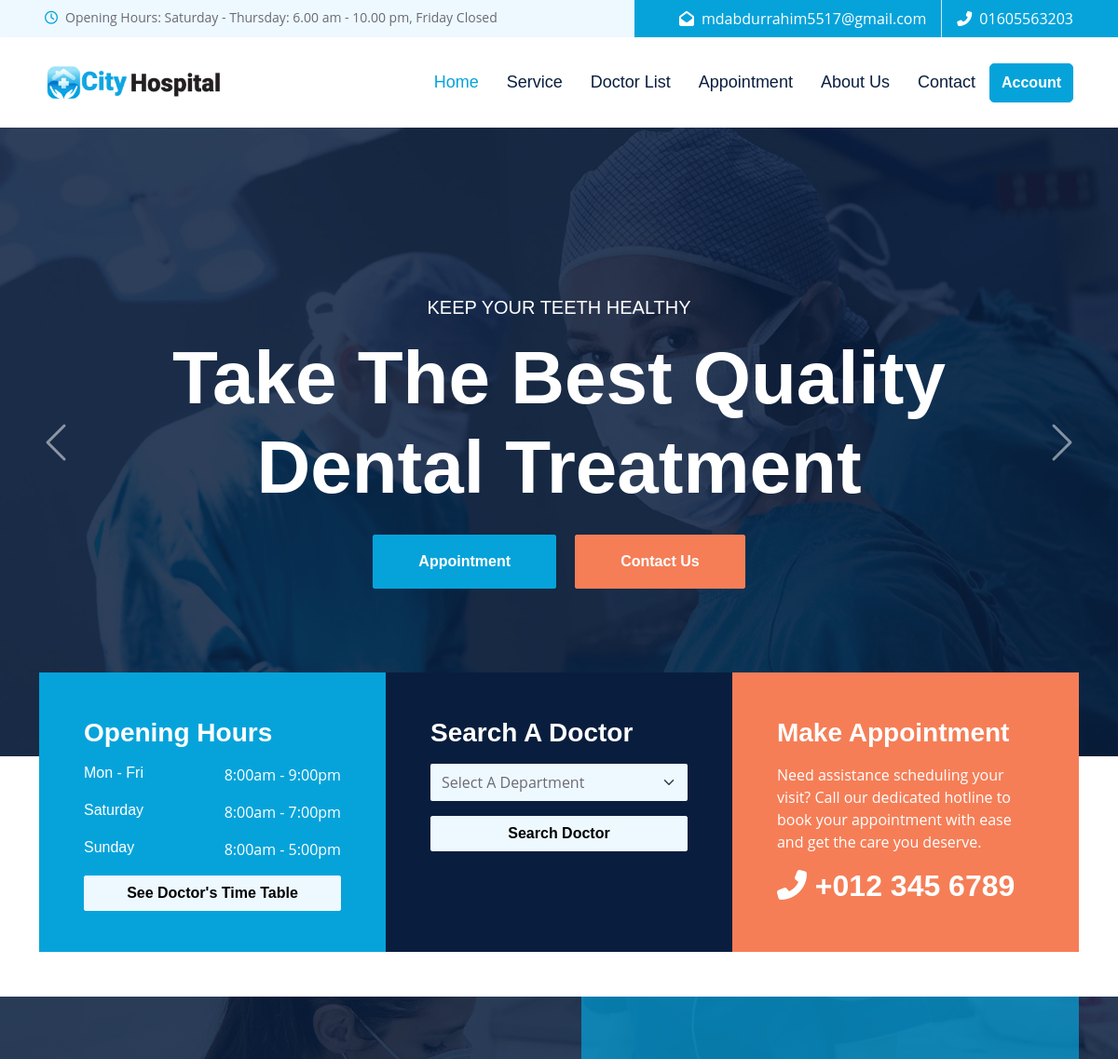
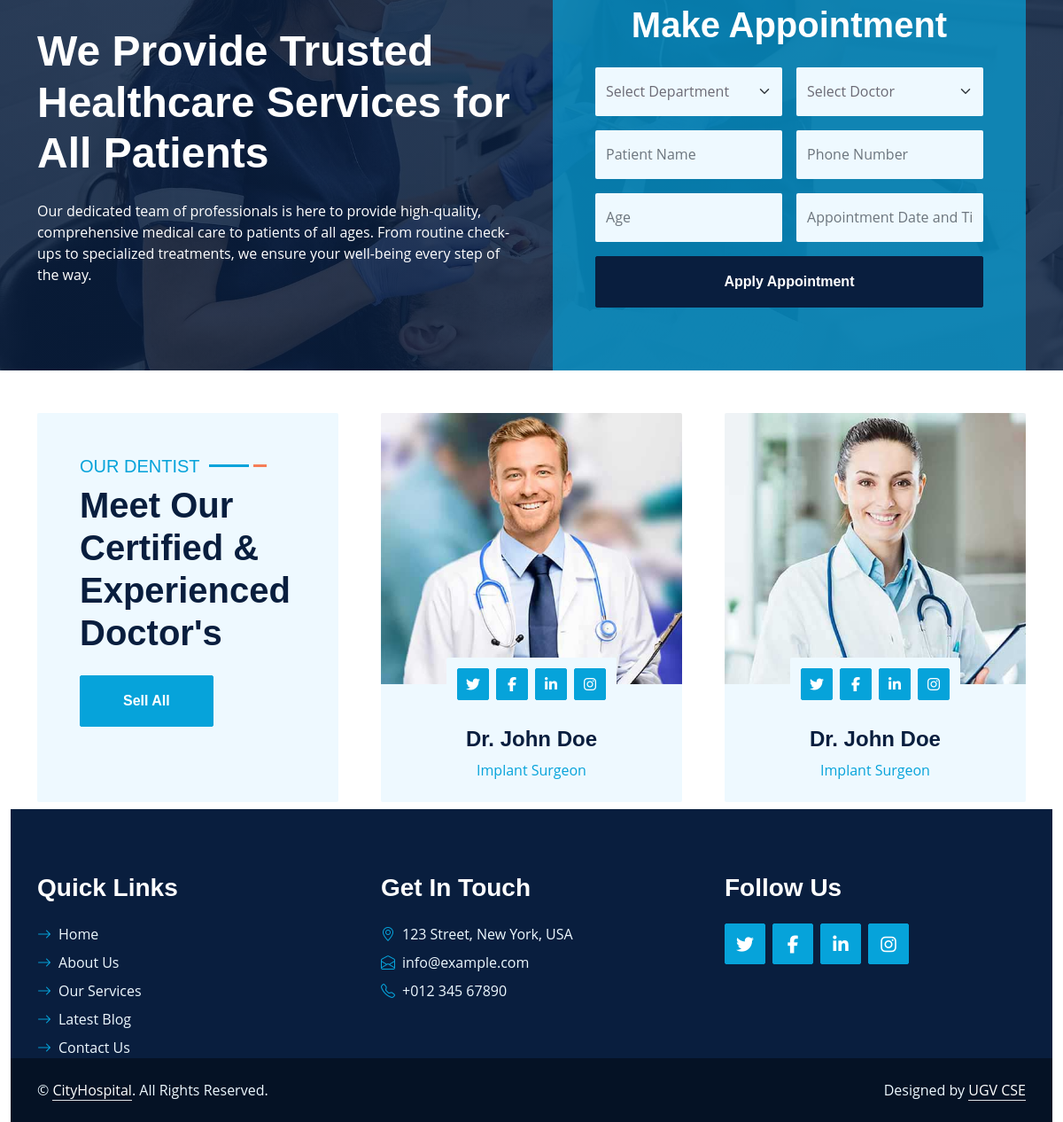
The app's page /, older data (2 pictures, top to bottom).
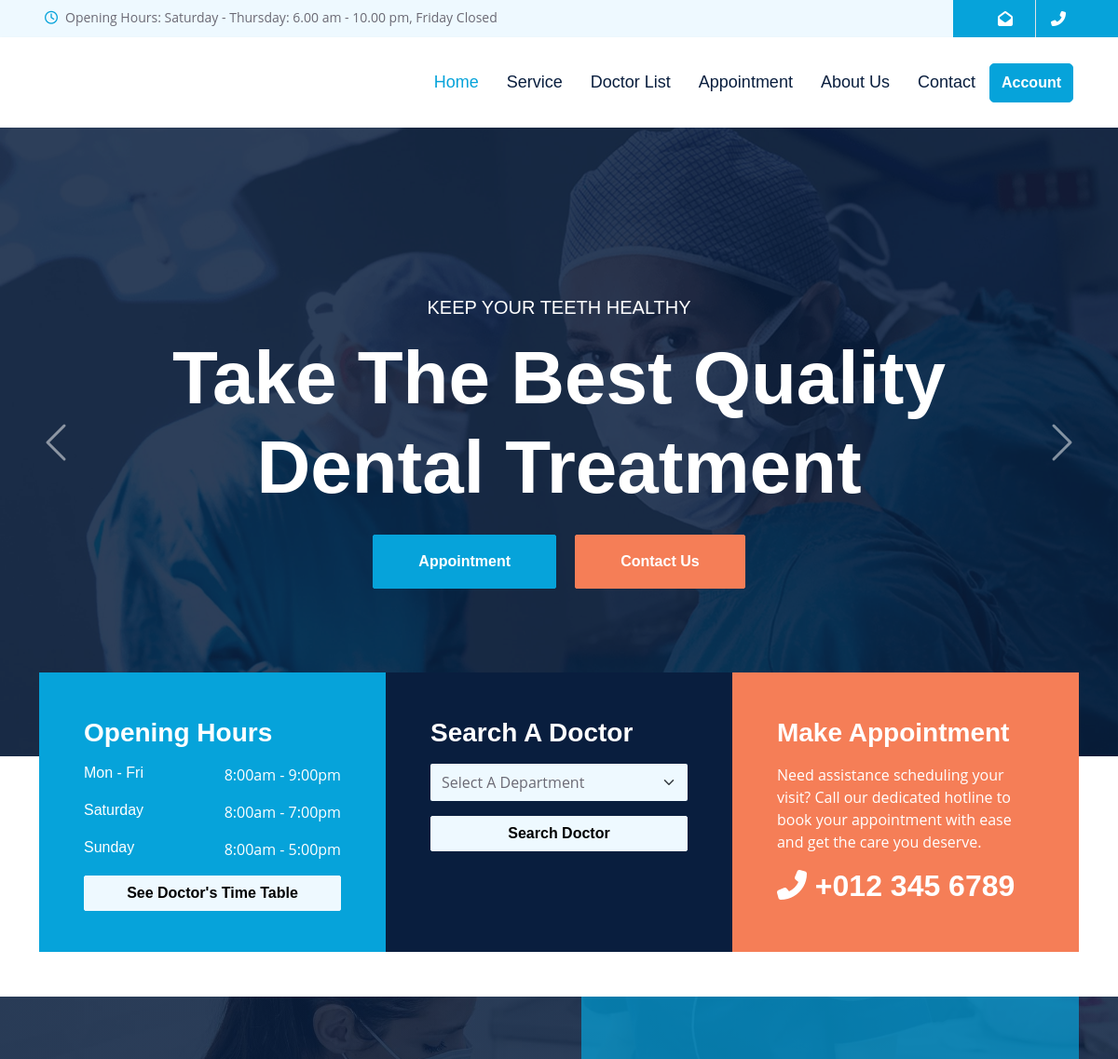
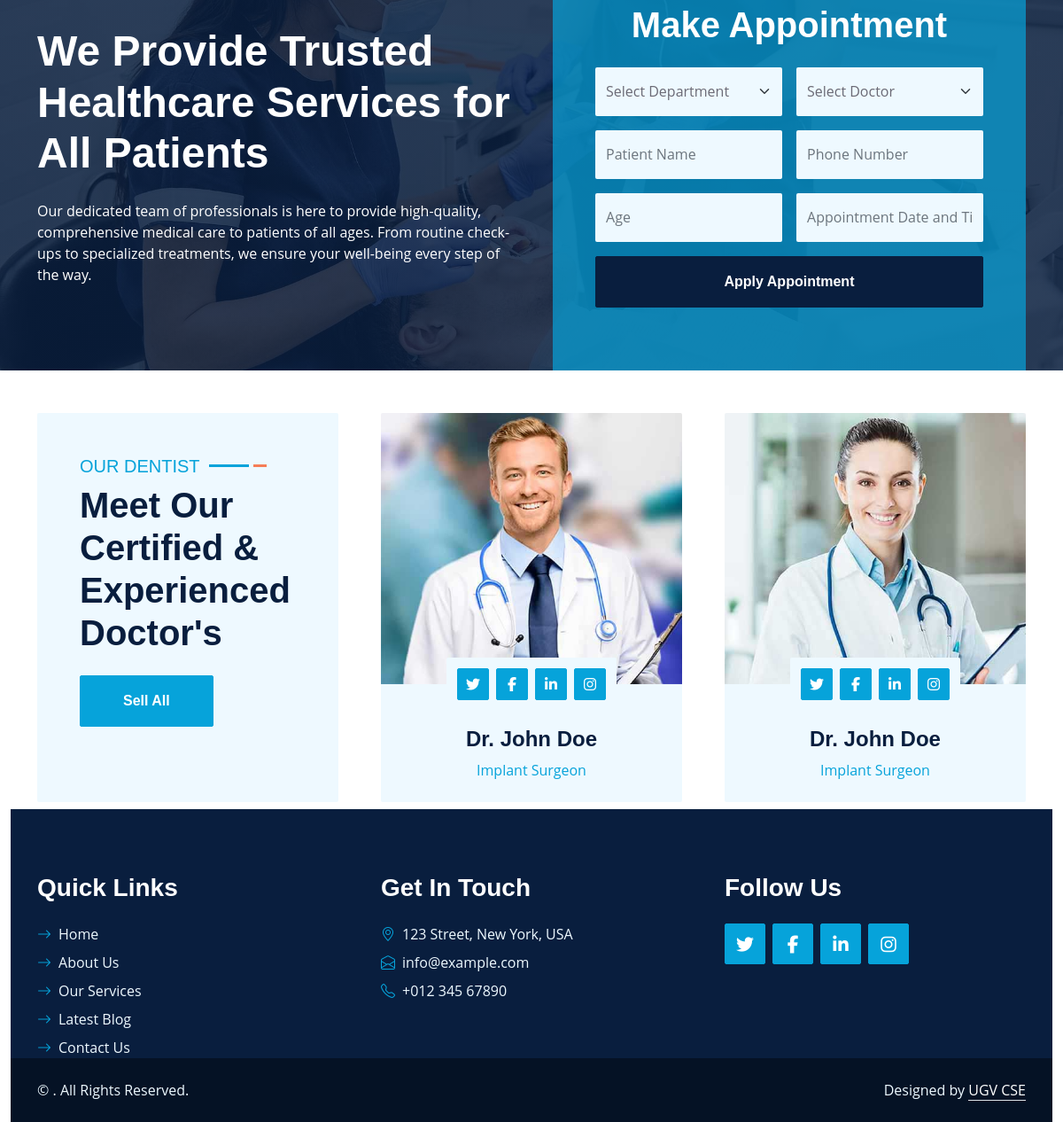
The same page, newer data (2 pictures, top to bottom).
### pms/models.py (models this page shows, shortened)
class SiteInfo(models.Model):
    site_name = models.CharField(max_length=20)
    color_logo = models.ImageField(upload_to='logo/')
    white_logo = models.ImageField(upload_to='logo/')
    email = models.EmailField()
    phone = models.CharField(max_length=14)
    address = models.CharField(max_length=100)
    site_facebook = models.URLField(max_length=100)
    site_x = models.URLField(max_length=100)
    site_instagram = models.URLField(max_length=100)
    site_pinterest = models.URLField(max_length=100)

### pms/views.py (the view)
# urls.py: path('',home,name='home'),
def home(request):
    site_info = SiteInfo.objects.first()  # Get the first (and only) instance
    context = {
        'site_info': site_info,
    }
    return render (request, 'home.html', context)

### pms/context_processors.py (called while the page is built)
def site_information(request):
    site_info = SiteInfo.objects.first()
    return {
        'site_info': site_info
    }

### templates/home.html (shortened to what the changed rows need)
{% extends 'base.html' %}
{% load static %}
{% block content %}
    <div class="container-fluid p-0">
        <div id="header-carousel" class="carousel slide carousel-fade" data-bs-ride="carousel">
            <div class="carousel-inner">
                <div class="carousel-item active">
                    <div class="carousel-caption d-flex flex-column align-items-center justify-content-center">
                        <div class="p-3" style="max-width: 900px;">
                            <h1 class="display-1 text-white mb-md-4 animated zoomIn">Take The Best Quality Dental Treatment</h1>
                        </div>
                    </div>
                </div>
            </div>
        </div>
    </div>
<div class="container-fluid banner mb-5">
    <div class="container">
        <div class="row gx-0">
            <div class="col-lg-4 wow zoomIn" data-wow-delay="0.6s">
                <div class="bg-secondary d-flex flex-column p-5" style="height: 300px;">
                    <h2 class="text-white mb-0">
                        <i class="fas fa-phone-alt"></i> +012 345 6789
                    </h2>
                </div>
            </div>
        </div>
    </div>
</div>
<div class="container-fluid bg-primary bg-appointment my-5 wow fadeInUp" data-wow-delay="0.1s">
    <div class="container">
        <div class="row gx-5">
            <div class="col-lg-6 py-5">
                <div class="py-5">
                    <h1 class="display-5 text-white mb-4">We Provide Trusted Healthcare Services for All Patients</h1>
                </div>
            </div>
            <div class="col-lg-6">
                <div class="appointment-form h-100 d-flex flex-column justify-content-center text-center p-5 wow zoomIn" data-wow-delay="0.6s">
                    <h1 class="text-white mb-4">Make Appointment</h1>
                </div>
            </div>
        </div>
    </div>
</div>
    <div class="container-fluid ">
        <div class="container mb-2">
            <div class="row g-5">
                <div class="col-lg-4 wow slideInUp" data-wow-delay="0.1s">
                    <div class="section-title bg-light rounded h-100 p-5">
                        <h1 class="display-6 mb-4">Meet Our Certified & Experienced Doctor's</h1>
                    </div>
                </div>
        </div>
    </div>
{% endblock content %}

### templates/header.html (shortened to what this page needs)
{% load static %}
    <div class="container-fluid bg-light ps-5 pe-0 d-none d-lg-block">
        <div class="row gx-0">
            <div class="col-md-6 text-center text-lg-start mb-2 mb-lg-0">
                <div class="d-inline-flex align-items-center">
                    <small class="py-2"><i class="far fa-clock text-primary me-2"></i>Opening Hours: Saturday - Thursday: 6.00 am - 10.00 pm, Friday Closed </small>
                </div>
            </div>
            <div class="col-md-6 text-center text-lg-end">
                <div class="position-relative d-inline-flex align-items-center bg-primary text-white top-shape px-5">
                    <div class="me-3 pe-3 border-end py-2">
                        <p class="m-0"><i class="fa fa-envelope-open me-2"></i>{{ site_info.email }}</p>
                    </div>
                    <div class="py-2">
                        <p class="m-0"><i class="fa fa-phone-alt me-2"></i>{{ site_info.phone }}</p>
                    </div>
                </div>
            </div>
        </div>
    </div>
    <nav class="navbar navbar-expand-sm bg-white navbar-light shadow-sm px-5 py-3 py-lg-0">
        <a href="{% url 'home' %}" class="navbar-brand p-0">
            <img src="{{ site_info.color_logo.url }}" alt="" style="width: 190px;">
        </a>
        <div class="collapse navbar-collapse" id="navbarCollapse">
            <div class="navbar-nav ms-auto py-0">
                <a href="{% url 'home' %}" class="nav-item nav-link active">Home</a>
                <a href="about.html" class="nav-item nav-link">Service</a>
                <a href="service.html" class="nav-item nav-link">Doctor List</a>
                <a href="service.html" class="nav-item nav-link">Appointment</a>
                <a href="service.html" class="nav-item nav-link">About Us</a>
                <a href="contact.html" class="nav-item nav-link">Contact</a>
            </div>
            {% if user.is_authenticated %}
                <a style="border-radius: 5px;" href="#" class="btn btn-primary py-2 dropdown-toggle" id="accountDropdown" data-bs-toggle="dropdown" aria-expanded="false">
                {{ user.first_name|default:user.username }}
                </a>
                <ul class="dropdown-menu dropdown-menu-end" style="margin-left:25px;" aria-labelledby="accountDropdown">
                 {% comment %} <li><hr class="dropdown-divider"></li> {% endcomment %}
                <li><a class="dropdown-item" href="{% url 'logout' %}">Logout</a></li>
                </ul>
            {% else %}
                <a href="{% url 'login' %}" class="btn btn-primary py-2" style="border-radius: 5px;">
                Account
                </a>
            {% endif %}
        </div>
    </nav>

### templates/footer.html
<div class="container-fluid bg-dark text-light  wow fadeInUp" data-wow-delay="0.3s" >
    <div class="container pt-5">
        <div class="row g-5 pt-4">
            <div class="col-lg-4 col-md-6">
                <h3 class="text-white mb-4">Quick Links</h3>
                <div class="d-flex flex-column justify-content-start">
                    <a class="text-light mb-2" href="#"><i class="bi bi-arrow-right text-primary me-2"></i>Home</a>
                    <a class="text-light mb-2" href="#"><i class="bi bi-arrow-right text-primary me-2"></i>About Us</a>
                    <a class="text-light mb-2" href="#"><i class="bi bi-arrow-right text-primary me-2"></i>Our Services</a>
                    <a class="text-light mb-2" href="#"><i class="bi bi-arrow-right text-primary me-2"></i>Latest Blog</a>
                    <a class="text-light" href="#"><i class="bi bi-arrow-right text-primary me-2"></i>Contact Us</a>
                </div>
            </div>
            <div class="col-lg-4 col-md-6">
                <h3 class="text-white mb-4">Get In Touch</h3>
                <p class="mb-2"><i class="bi bi-geo-alt text-primary me-2"></i>123 Street, New York, USA</p>
                <p class="mb-2"><i class="bi bi-envelope-open text-primary me-2"></i>info@example.com</p>
                <p class="mb-0"><i class="bi bi-telephone text-primary me-2"></i>+012 345 67890</p>
            </div>
            <div class="col-lg-4 col-md-6">
                <h3 class="text-white mb-4">Follow Us</h3>
                <div class="d-flex">
                    <a class="btn btn-lg btn-primary btn-lg-square rounded me-2" href="#"><i class="fab fa-twitter fw-normal"></i></a>
                    <a class="btn btn-lg btn-primary btn-lg-square rounded me-2" href="#"><i class="fab fa-facebook-f fw-normal"></i></a>
                    <a class="btn btn-lg btn-primary btn-lg-square rounded me-2" href="#"><i class="fab fa-linkedin-in fw-normal"></i></a>
                    <a class="btn btn-lg btn-primary btn-lg-square rounded" href="#"><i class="fab fa-instagram fw-normal"></i></a>
                </div>
            </div>
        </div>
    </div>
</div>
<div class="container-fluid text-light py-4" style="background: #051225;">
    <div class="container">
        <div class="row g-0">
            <div class="col-md-6 text-center text-md-start">
                <p class="mb-md-0">&copy; <a class="text-white border-bottom" >{{ site_info.site_name }}</a>. All Rights Reserved.</p>
            </div>
            <div class="col-md-6 text-center text-md-end">
                <p class="mb-0">Designed by <a class="text-white border-bottom" href="">UGV CSE </a></p>
            </div>
        </div>
    </div>
</div>

Row changes from the older to the newer data that the page shows:
removed SiteInfo: email "mdabdurrahim5517@gmail.com", phone "01605563203", color_logo (picture), site_name "CityHospital"
